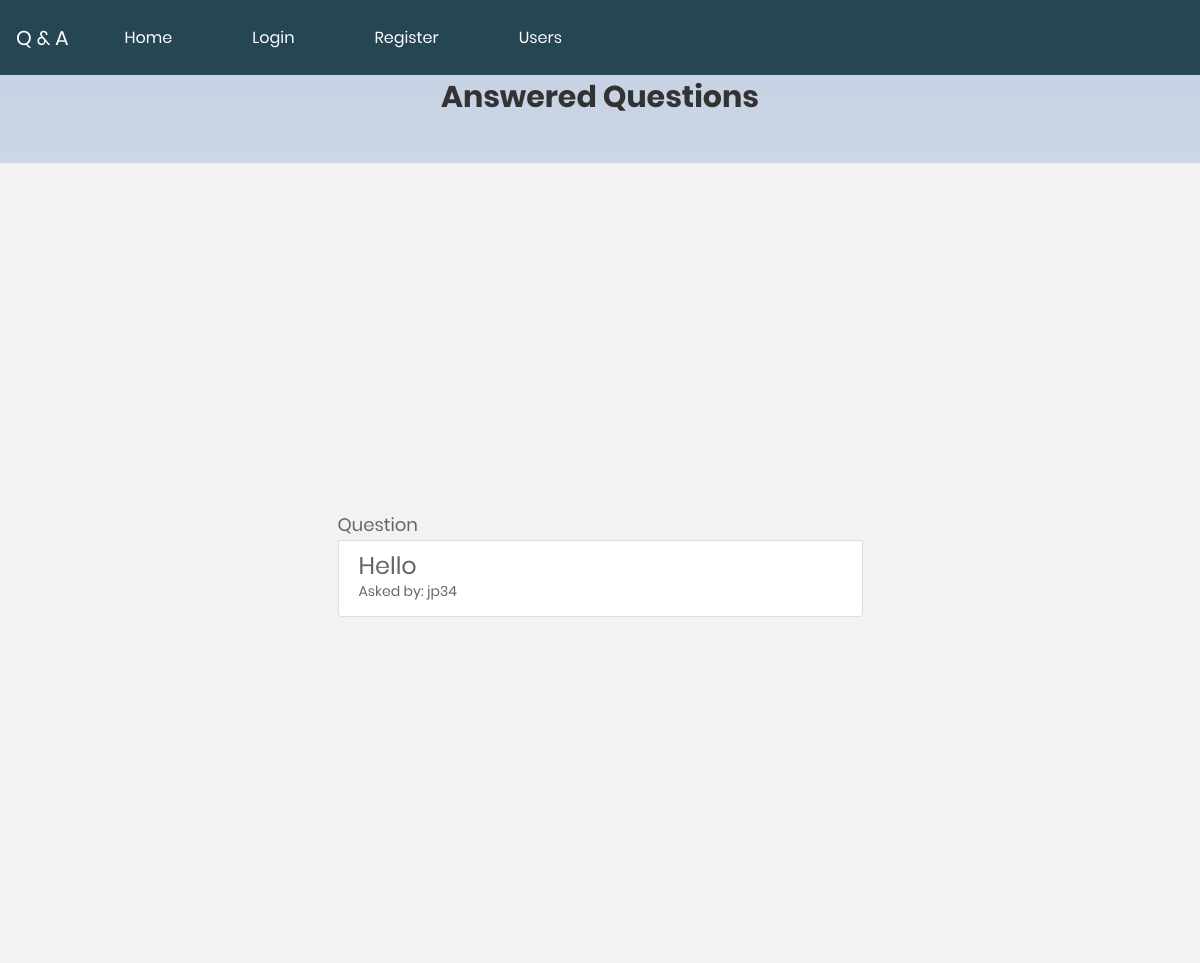
Before: / with the older database file.
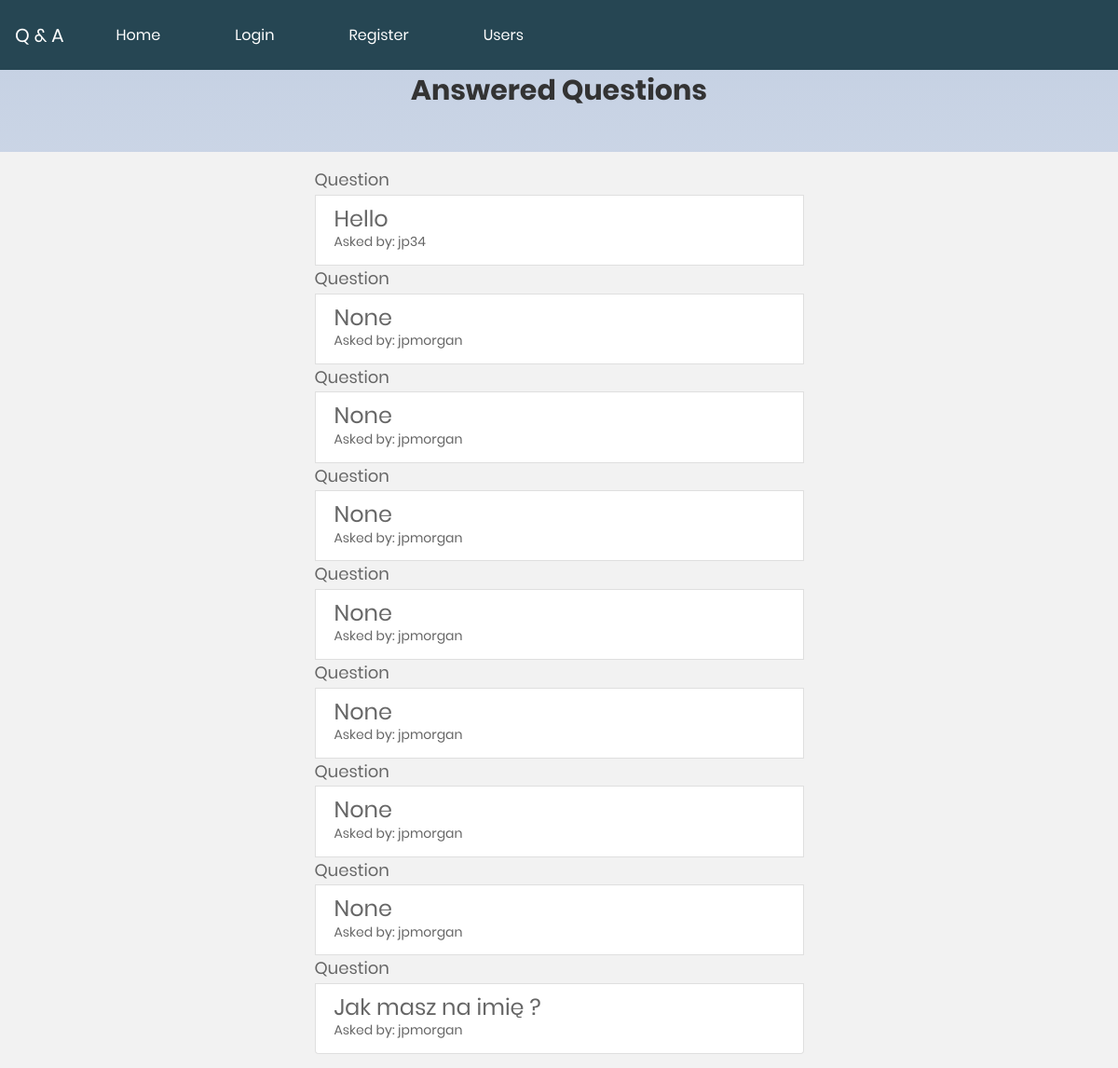
After: the same page with the newer database file.
### qaf/models.py (models this page shows, shortened)
class Question(db.Model):
    id = db.Column(db.Integer, primary_key=True)
    question = db.Column(db.Text)
    answer = db.Column(db.Text)
    asked_by_id = db.Column(db.Integer, db.ForeignKey('user.id'))
    expert_id = db.Column(db.Integer, db.ForeignKey('user.id'))

class User(UserMixin, db.Model):
    id = db.Column(db.Integer(), primary_key=True)
    username = db.Column(db.String(30), unique=True, nullable=False)
    email = db.Column(db.String(120), unique=True, nullable=False)
    image_file = db.Column(db.String(20), nullable=False, default='default.jpg')
    password = db.Column(db.String(60), nullable=False)
    expert = db.Column(db.Boolean)
    admin = db.Column(db.Boolean)
    questions_asked = db.relationship(
        'Question',
        foreign_keys='Question.asked_by_id',
        backref='asker',
        lazy=True
    )
    answer_requested = db.relationship(
        'Question',
        foreign_keys='Question.expert_id',
        backref='expert',
        lazy=True
    )
    @property
    def not_hashed_password(self):
        raise AttributeError('Cannot view unhashed password!')

### qaf/routes/main.py (the view)
@main.route('/')
def home():
    questions = Question.query.all()
    return render_template('home.html', questions=questions)

### qaf/templates/home.html (shortened to what this page needs)
{% extends 'base.html' %}
{% block content %}
<h1 class="login100-form-title p-b-48">Answered Questions</h1>
    <div class="container-login100">
      <div class="col-lg-6">
        <div class="col-lg-12">
          <div class="list-group">
            {% for question in questions %}
              <p class="test"> Question </p>
              <a href="{{ url_for('main.question', question_id=question.id) }}" class="list-group-item">
                <h4 class="list-group-item-heading">{{ question.question }}</h4>
                <p class="list-group-item-text">Asked by: {{ question.asker.username }}</p>
              </a>
            {% endfor %}
          </div>
        </div>
      </div>
          </div>
{% endblock %}

### qaf/templates/base.html (shortened to what this page needs)
<!DOCTYPE html>
<html lang="en">
  <head>
    <link rel="stylesheet" href="https://maxcdn.bootstrapcdn.com/font-awesome/4.7.0/css/font-awesome.min.css">
    <link rel="stylesheet" href="https://cdn.jsdelivr.net/npm/bootstrap@4.5.3/dist/css/bootstrap.min.css">
    <link href="{{ url_for('static', filename='css/style.css') }}" rel="stylesheet">
	<link rel="stylesheet" type="text/css" href="{{ url_for('static', filename='vendor/bootstrap/css/bootstrap.min.css') }}">
	<link rel="stylesheet" type="text/css" href="{{ url_for('static', filename='fonts/font-awesome-4.7.0/css/font-awesome.min.css') }}">
	<link rel="stylesheet" type="text/css" href="{{ url_for('static', filename='fonts/iconic/css/material-design-iconic-font.min.css') }}">
	<link rel="stylesheet" type="text/css" href="{{ url_for('static', filename='vendor/animate/animate.css') }}">
	<link rel="stylesheet" type="text/css" href="{{ url_for('static', filename='vendor/css-hamburgers/hamburgers.min.css') }}">
	<link rel="stylesheet" type="text/css" href="{{ url_for('static', filename='vendor/animsition/css/animsition.min.css') }}">
	<link rel="stylesheet" type="text/css" href="{{ url_for('static', filename='vendor/select2/select2.min.css') }}">
	<link rel="stylesheet" type="text/css" href="{{ url_for('static', filename='vendor/daterangepicker/daterangepicker.css') }}">
	<link rel="stylesheet" type="text/css" href="{{ url_for('static', filename='css/util.css') }}">
	<link rel="stylesheet" type="text/css" href="{{ url_for('static', filename='css/main.css') }}">
  </head>
  <body>
     <header>
            <nav class="mb-1 navbar navbar-expand-lg navbar-dark secondary-color lighten-1">
                <a class="navbar-brand" href="/"> Q & A </a>
                <ul class="nav navbar-nav">
            <li><a href="{{ url_for('main.home') }}">Home</a></li>
            {% if not current_user.is_authenticated %}
                <li><a href="{{ url_for('auth.login') }}">Login</a></li>
                <li><a href="{{ url_for('auth.register') }}">Register</a></li>
                <li><a href="{{ url_for('auth.users') }}">Users</a></li>
            {% endif %}
            </ul>
          </nav>
          <div>
                {% block content %}
                {% endblock %}
          </div>
       </header>
  </body>
</html>

### qaf/static/css/style.css (style rules this page uses)
body { padding-top: 30px; padding-bottom: 30px; background: #34e89e; background: -webkit-linear-gradient(to top, #f5f7fa, #c3cfe2); background: linear-gradient(to top, #f5f7fa, #c3cfe2) fixed; font-weight: lighter; font-family: "Helvetica Neue",sans-serif; }
html, body { margin: 0px; padding: 0px; width: 100%; }
h1,h2,p,h3 { font-weight: lighter; font-family: "Helvetica Neue",sans-serif; background: rgba(0, 0, 0, 0); overflow: hidden; color: #fff; transition: 1s; }
nav { position: fixed; width: 100%; line-height: 40px; background-color: #264653 }
nav ul { line-height: 20px; list-style: none; background: rgba(0, 0, 0, 0); overflow: hidden; color: #fff; padding: 0; text-align: right; margin: 0; padding-right: 40px; transition: 1s; }
nav ul li { display: inline-block; padding: 16px 40px;; }
nav ul li a { text-decoration: none; color: #fff; font-size: 16px; }

### qaf/static/css/main.css (style rules this page uses)
* { margin: 0px; padding: 0px; box-sizing: border-box; }
body, html { height: 100%; font-family: Poppins-Regular, sans-serif; }
a { font-family: Poppins-Regular; font-size: 14px; line-height: 1.7; color: #666666; margin: 0px; transition: all 0.4s; -webkit-transition: all 0.4s; -o-transition: all 0.4s; -moz-transition: all 0.4s; }
h1,h2,h3,h4,h5,h6 { margin: 0px; }
p { font-family: Poppins-Regular; font-size: 14px; line-height: 1.7; color: #666666; margin: 0px; }
.test { font-family: Poppins-Regular; font-size: 18px; line-height: 1.7; color: #666666; margin: 0px; }
ul, li { margin: 0px; list-style-type: none; }
.container-login100 { width: 100%; min-height: 100vh; display: -webkit-box; display: -webkit-flex; display: -moz-box; display: -ms-flexbox; display: flex; flex-wrap: wrap; justify-content: center; align-items: center; padding: 15px; background: #f2f2f2; }
.login100-form-title { display: block; font-family: Poppins-Bold; font-size: 30px; color: #333333; line-height: 1.2; text-align: center; }

Changed rows visible on the page:
added Question: question "None", asker.username "jpmorgan"
added Question: question "None", asker.username "jpmorgan"
added Question: question "None", asker.username "jpmorgan"
added Question: question "None", asker.username "jpmorgan"
added Question: question "None", asker.username "jpmorgan"
added Question: question "None", asker.username "jpmorgan"
added Question: question "None", asker.username "jpmorgan"
added Question: question "Jak masz na imię ?", asker.username "jpmorgan"
